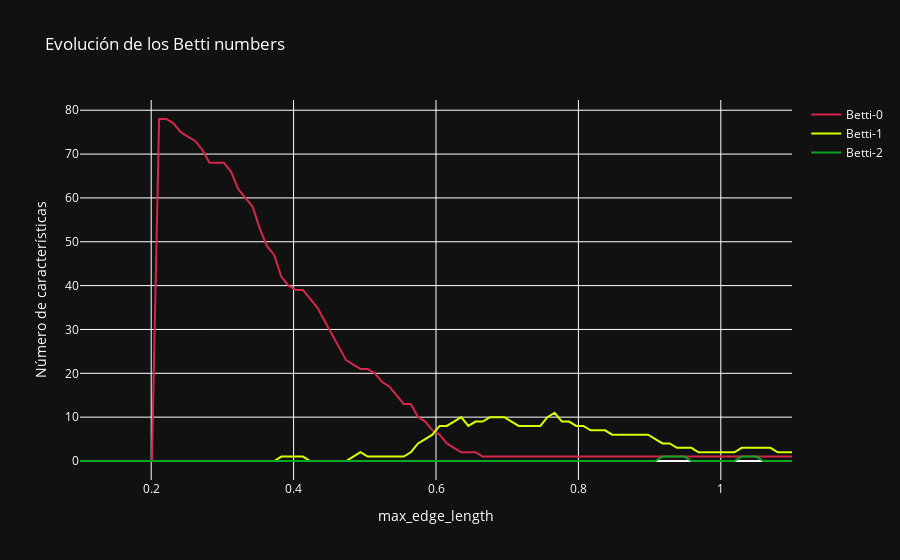

Notebook source saved alongside this figure:
### Code cell
import numpy as np
import pandas as pd
import gudhi as gd
import plotly.express as px

def betti_evolution(distance_matrix,edge_lengths):
    betti_data = []

    for length in edge_lengths:
        rips_complex = gd.RipsComplex(distance_matrix=distance_matrix, max_edge_length=length)
        simplex_tree = rips_complex.create_simplex_tree(max_dimension=3)
        simplex_tree.compute_persistence()
        bettis = simplex_tree.betti_numbers()
        while len(bettis) < 3:
            bettis.append(0)
        betti_data.append((length, bettis[0], bettis[1], bettis[2]))

    df_betti = pd.DataFrame(betti_data, columns=['edge_length', 'Betti-0', 'Betti-1', 'Betti-2'])
    df_melted = df_betti.melt(id_vars='edge_length', 
                              value_vars=['Betti-0', 'Betti-1', 'Betti-2'],
                              var_name='Betti', 
                              value_name='Count')

    fig = px.line(df_melted, 
                  x='edge_length', 
                  y='Count', 
                  color='Betti',
                  title='Evolución de los Betti numbers',
                  labels={'edge_length': 'max_edge_length', 'Count': 'Número de características'},
                  color_discrete_map={
                      'Betti-0': '#d5274a',
                      'Betti-1': '#d9ff00',
                      'Betti-2': '#08a725'
                  })

    fig.update_layout(
        plot_bgcolor='#111111',
        paper_bgcolor='#111111',
        font_color='white',
        legend_title_text='',
    )

    return fig
edge_lengths = np.linspace(0.1, 1.1, 100)

FIG=betti_evolution(distance_matrix,edge_lengths)
FIG.show()

### Figure 1 — Plotly figure (JSON) as saved in the notebook; plotly's stock layout.template omitted (floating-point values rounded to 4 significant figures)
{"data": [{"hovertemplate": "Betti=Betti-0<br>max_edge_length=%{x}<br>Número de características=%{y}<extra></extra>", "legendgroup": "Betti-0", "line": {"color": "#d5274a", "dash": "solid"}, "marker": {"symbol": "circle"}, "mode": "lines", "name": "Betti-0", "orientation": "v", "showlegend": true, "type": "scatter", "x": [0.1, 0.1101, 0.1202, 0.1303, 0.1404, 0.1505, 0.1606, 0.1707, 0.1808, 0.1909, 0.201, 0.2111, 0.2212, 0.2313, 0.2414, 0.2515, 0.2616, 0.2717, 0.2818, 0.2919, 0.302, 0.3121, 0.3222, 0.3323, 0.3424, 0.3525, 0.3626, 0.3727, 0.3828, 0.3929, 0.403, 0.4131, 0.4232, 0.4333, 0.4434, 0.4535, 0.4636, 0.4737, 0.4838, 0.4939, 0.504, 0.5141, 0.5242, 0.5343, 0.5444, 0.5545, 0.5646, 0.5747, 0.5848, 0.5949, 0.6051, 0.6152, 0.6253, 0.6354, 0.6455, 0.6556, 0.6657, 0.6758, 0.6859, 0.696, 0.7061, 0.7162, 0.7263, 0.7364, 0.7465, 0.7566, 0.7667, 0.7768, 0.7869, 0.797, 0.8071, 0.8172, 0.8273, 0.8374, 0.8475, 0.8576, 0.8677, 0.8778, 0.8879, 0.898, 0.9081, 0.9182, 0.9283, 0.9384, 0.9485, 0.9586, 0.9687, 0.9788, 0.9889, 0.999, 1.009, 1.019, 1.029, 1.039, 1.049, 1.06, 1.07, 1.08, 1.09, 1.1], "xaxis": "x", "y": [0, 0, 0, 0, 0, 0, 0, 0, 0, 0, 0, 78, 78, 77, 75, 74, 73, 71, 68, 68, 68, 66, 62, 60, 58, 53, 49, 47, 42, 40, 39, 39, 37, 35, 32, 29, 26, 23, 22, 21, 21, 20, 18, 17, 15, 13, 13, 10, 9, 7, 6, 4, 3, 2, 2, 2, 1, 1, 1, 1, 1, 1, 1, 1, 1, 1, 1, 1, 1, 1, 1, 1, 1, 1, 1, 1, 1, 1, 1, 1, 1, 1, 1, 1, 1, 1, 1, 1, 1, 1, 1, 1, 1, 1, 1, 1, 1, 1, 1, 1], "yaxis": "y"}, {"hovertemplate": "Betti=Betti-1<br>max_edge_length=%{x}<br>Número de características=%{y}<extra></extra>", "legendgroup": "Betti-1", "line": {"color": "#d9ff00", "dash": "solid"}, "marker": {"symbol": "circle"}, "mode": "lines", "name": "Betti-1", "orientation": "v", "showlegend": true, "type": "scatter", "x": [0.1, 0.1101, 0.1202, 0.1303, 0.1404, 0.1505, 0.1606, 0.1707, 0.1808, 0.1909, 0.201, 0.2111, 0.2212, 0.2313, 0.2414, 0.2515, 0.2616, 0.2717, 0.2818, 0.2919, 0.302, 0.3121, 0.3222, 0.3323, 0.3424, 0.3525, 0.3626, 0.3727, 0.3828, 0.3929, 0.403, 0.4131, 0.4232, 0.4333, 0.4434, 0.4535, 0.4636, 0.4737, 0.4838, 0.4939, 0.504, 0.5141, 0.5242, 0.5343, 0.5444, 0.5545, 0.5646, 0.5747, 0.5848, 0.5949, 0.6051, 0.6152, 0.6253, 0.6354, 0.6455, 0.6556, 0.6657, 0.6758, 0.6859, 0.696, 0.7061, 0.7162, 0.7263, 0.7364, 0.7465, 0.7566, 0.7667, 0.7768, 0.7869, 0.797, 0.8071, 0.8172, 0.8273, 0.8374, 0.8475, 0.8576, 0.8677, 0.8778, 0.8879, 0.898, 0.9081, 0.9182, 0.9283, 0.9384, 0.9485, 0.9586, 0.9687, 0.9788, 0.9889, 0.999, 1.009, 1.019, 1.029, 1.039, 1.049, 1.06, 1.07, 1.08, 1.09, 1.1], "xaxis": "x", "y": [0, 0, 0, 0, 0, 0, 0, 0, 0, 0, 0, 0, 0, 0, 0, 0, 0, 0, 0, 0, 0, 0, 0, 0, 0, 0, 0, 0, 1, 1, 1, 1, 0, 0, 0, 0, 0, 0, 1, 2, 1, 1, 1, 1, 1, 1, 2, 4, 5, 6, 8, 8, 9, 10, 8, 9, 9, 10, 10, 10, 9, 8, 8, 8, 8, 10, 11, 9, 9, 8, 8, 7, 7, 7, 6, 6, 6, 6, 6, 6, 5, 4, 4, 3, 3, 3, 2, 2, 2, 2, 2, 2, 3, 3, 3, 3, 3, 2, 2, 2], "yaxis": "y"}, {"hovertemplate": "Betti=Betti-2<br>max_edge_length=%{x}<br>Número de características=%{y}<extra></extra>", "legendgroup": "Betti-2", "line": {"color": "#08a725", "dash": "solid"}, "marker": {"symbol": "circle"}, "mode": "lines", "name": "Betti-2", "orientation": "v", "showlegend": true, "type": "scatter", "x": [0.1, 0.1101, 0.1202, 0.1303, 0.1404, 0.1505, 0.1606, 0.1707, 0.1808, 0.1909, 0.201, 0.2111, 0.2212, 0.2313, 0.2414, 0.2515, 0.2616, 0.2717, 0.2818, 0.2919, 0.302, 0.3121, 0.3222, 0.3323, 0.3424, 0.3525, 0.3626, 0.3727, 0.3828, 0.3929, 0.403, 0.4131, 0.4232, 0.4333, 0.4434, 0.4535, 0.4636, 0.4737, 0.4838, 0.4939, 0.504, 0.5141, 0.5242, 0.5343, 0.5444, 0.5545, 0.5646, 0.5747, 0.5848, 0.5949, 0.6051, 0.6152, 0.6253, 0.6354, 0.6455, 0.6556, 0.6657, 0.6758, 0.6859, 0.696, 0.7061, 0.7162, 0.7263, 0.7364, 0.7465, 0.7566, 0.7667, 0.7768, 0.7869, 0.797, 0.8071, 0.8172, 0.8273, 0.8374, 0.8475, 0.8576, 0.8677, 0.8778, 0.8879, 0.898, 0.9081, 0.9182, 0.9283, 0.9384, 0.9485, 0.9586, 0.9687, 0.9788, 0.9889, 0.999, 1.009, 1.019, 1.029, 1.039, 1.049, 1.06, 1.07, 1.08, 1.09, 1.1], "xaxis": "x", "y": [0, 0, 0, 0, 0, 0, 0, 0, 0, 0, 0, 0, 0, 0, 0, 0, 0, 0, 0, 0, 0, 0, 0, 0, 0, 0, 0, 0, 0, 0, 0, 0, 0, 0, 0, 0, 0, 0, 0, 0, 0, 0, 0, 0, 0, 0, 0, 0, 0, 0, 0, 0, 0, 0, 0, 0, 0, 0, 0, 0, 0, 0, 0, 0, 0, 0, 0, 0, 0, 0, 0, 0, 0, 0, 0, 0, 0, 0, 0, 0, 0, 1, 1, 1, 1, 0, 0, 0, 0, 0, 0, 0, 1, 1, 1, 0, 0, 0, 0, 0], "yaxis": "y"}], "layout": {"font": {"color": "white"}, "legend": {"title": {"text": ""}, "tracegroupgap": 0}, "paper_bgcolor": "#111111", "plot_bgcolor": "#111111", "title": {"text": "Evolución de los Betti numbers"}, "xaxis": {"anchor": "y", "domain": [0, 1], "title": {"text": "max_edge_length"}}, "yaxis": {"anchor": "x", "domain": [0, 1], "title": {"text": "Número de características"}}}}
